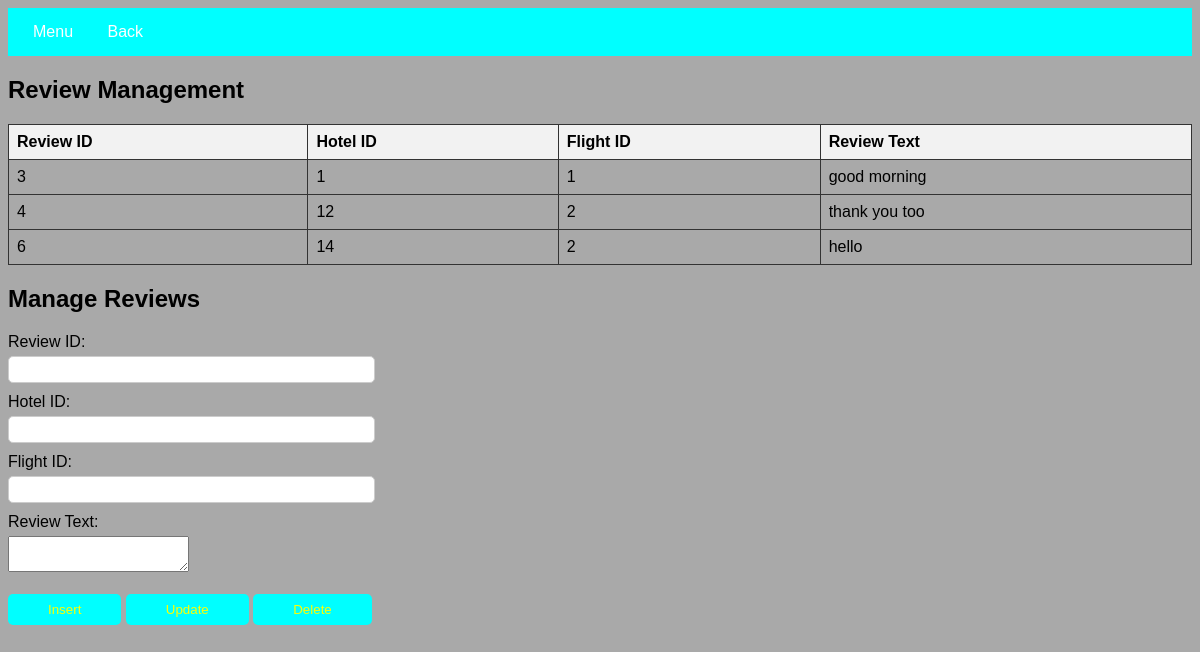
/review.php, run on the app's committed database.
### tables this page shows
CREATE TABLE `reviews` (
  `review_id` int(11) NOT NULL,
  `hotel_id` int(11) DEFAULT NULL,
  `flight_id` int(11) DEFAULT NULL,
  `review_text` varchar(5000) DEFAULT NULL
);

### review.php (the view, shortened to what this page needs)
<!DOCTYPE html>
<html lang="en">
<head>
    <link rel="stylesheet" type="text/css" href="tables.css" title="style 1" media="screen, tv, projection, handheld, print" />
</head>
<body>
<header>
    <nav>
        <ul>
            <li class="dropdown">
                <a href="#" class="button">Menu</a>
            </li>
            <li><a href="home.html" class="back-button">Back</a></li>
        </ul>
    </nav>
</header>
<div class="content">
    <h2>Review Management</h2>
    <table>
        <tr>
            <th>Review ID</th>
            <th>Hotel ID</th>
            <th>Flight ID</th>
            <th>Review Text</th>
        </tr>
        <?php
        include 'DB_connection.php';
        $sql = "SELECT * FROM reviews";
        $result = $connection->query($sql);
        if ($result === false) {
            echo "<tr><td colspan='4'>Error fetching data: " . $connection->error . "</td></tr>";
        } elseif ($result->num_rows > 0) {
            while ($row = $result->fetch_assoc()) {
                echo "<tr>
                            <td>{$row['review_id']}</td>
                            <td>{$row['hotel_id']}</td>
                            <td>{$row['flight_id']}</td>
                            <td>{$row['review_text']}</td>
                          </tr>";
            }
        } else {
            echo "<tr><td colspan='4'>No data found</td></tr>";
        }
        ?>
    </table>
    <h2>Manage Reviews</h2>
    <form method="post" action="" onsubmit="return confirmAction()">
        <label for="review_id">Review ID:</label>
        <input type="number" id="review_id" name="review_id">
        <label for="hotel_id">Hotel ID:</label>
        <input type="number" id="hotel_id" name="hotel_id" required>
        <label for="flight_id">Flight ID:</label>
        <input type="number" id="flight_id" name="flight_id">
        <label for="review_text">Review Text:</label>
        <textarea id="review_text" name="review_text" required></textarea><br><br>
        <input type="submit" value="Insert" name="add">
        <input type="submit" value="Update" name="update">
        <input type="submit" value="Delete" name="delete">
    </form>
</div>
</body>
</html>

### tables.css (style rules this page uses)
body { background-color: darkgray; font-family: Arial, sans-serif; }
nav { background-color: cyan; padding: 15px; }
nav ul { list-style-type: none; margin: 0; padding: 0; }
nav ul li { display: inline-block; margin-right: 10px; }
nav ul li a { text-decoration: none; color: #fff; padding: 10px; border-radius: 5px; transition: background-color 0.3s; }
table { width: 100%; border-collapse: collapse; }
th, td { border: 1px solid #333; padding: 8px; text-align: left; }
th { background-color: #f2f2f2; }
label { display: block; margin-bottom: 5px; }
input[type="text"], input[type="number"] { width: 30%; padding: 5px; margin-bottom: 10px; border-radius: 5px; border: 1px solid #ccc; }
input[type="submit"] { padding: 8px 40px; background-color: cyan; color: yellow; border: none; border-radius: 5px; cursor: pointer; }

### data on the page
reviews: review_id "3", hotel "1", flight "1", review_text "good morning"
reviews: review_id "4", hotel "12", flight "2", review_text "thank you too"
reviews: review_id "6", hotel "14", flight "2", review_text "hello"
